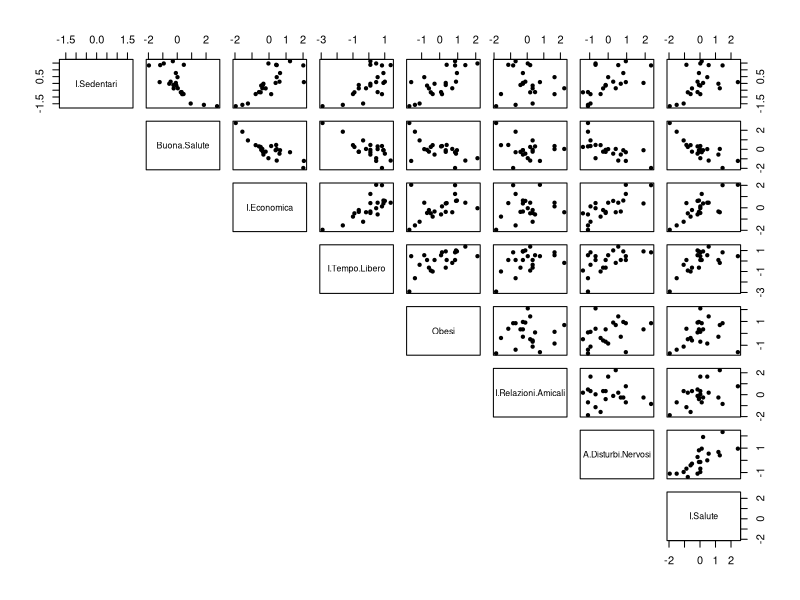
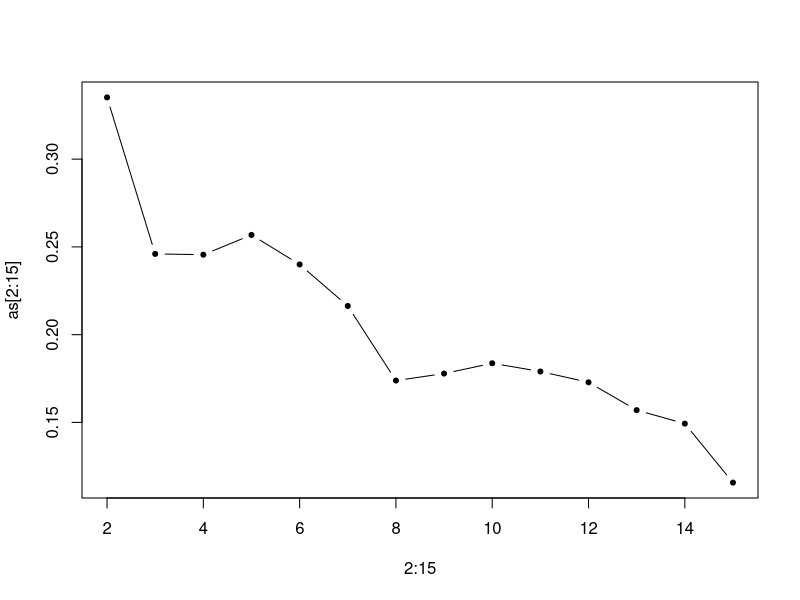
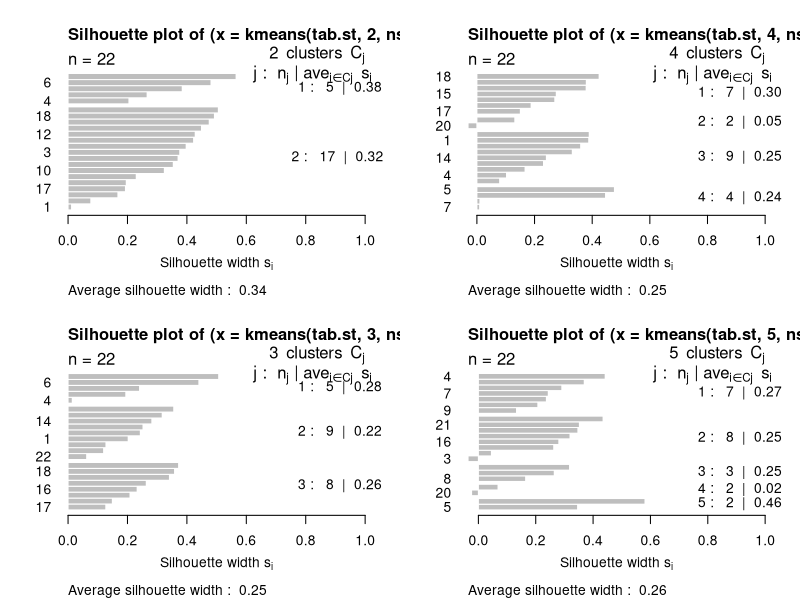
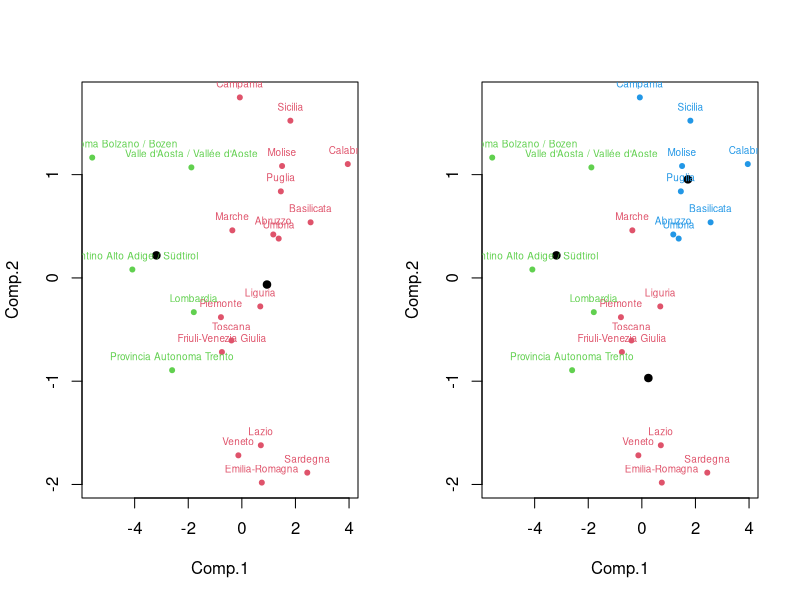
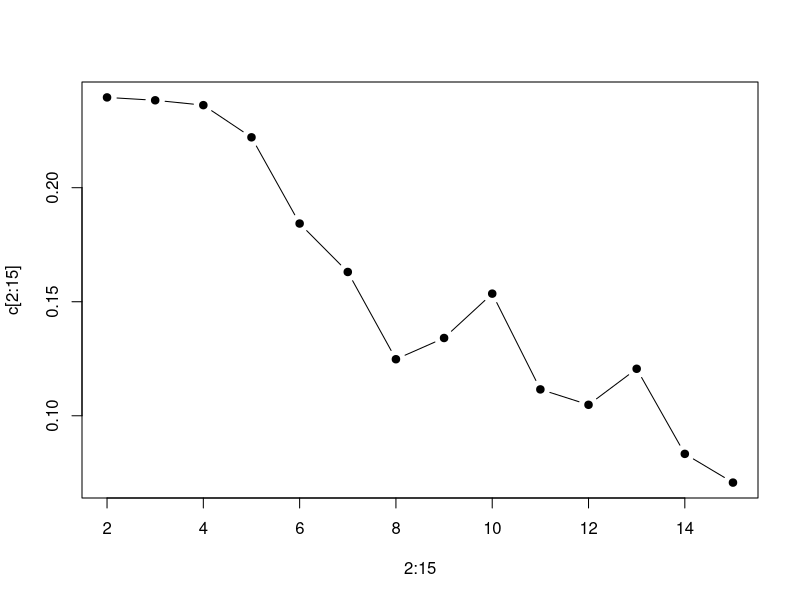
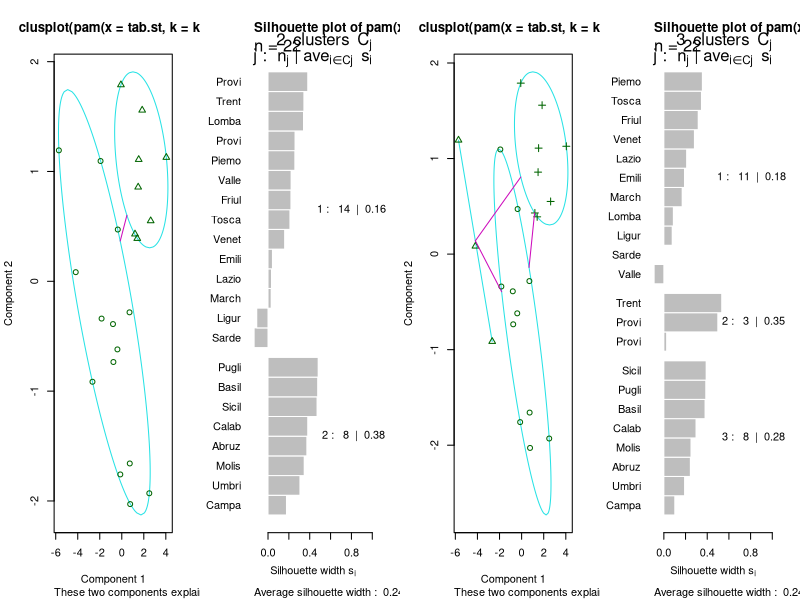
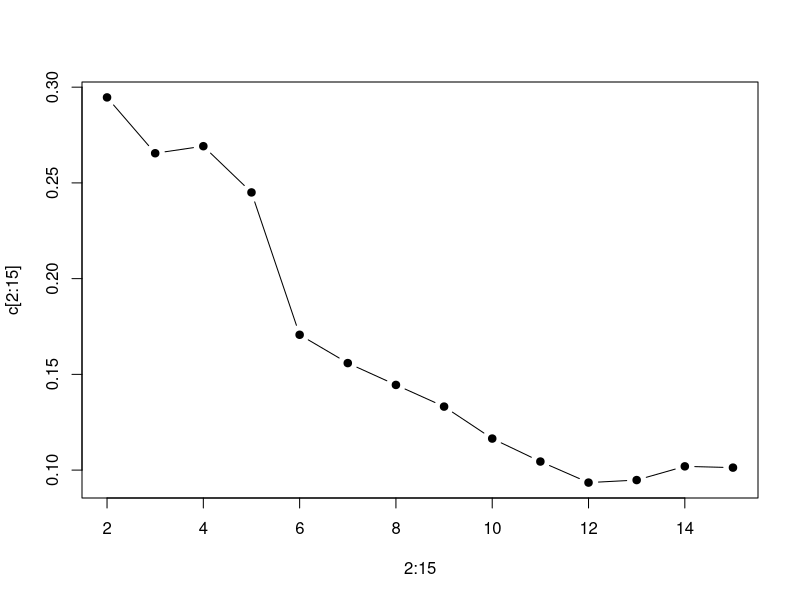
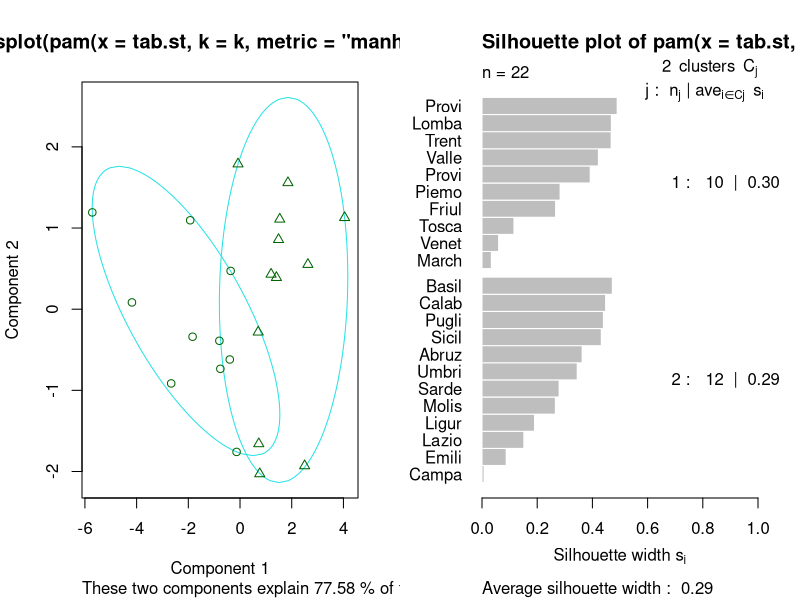

Source code (R) for these figures, in order:
tab=read.csv2("tabella.csv", row.names = 1) 
str(tab)
head(tab)
tab.st=data.frame(scale(tab))
plot(tab.st,lower.panel=NULL,pch=20)
round(cor(tab.st),2)

library(cluster)
library(MASS)

#---kmeans--- 
as=rep(0,15)
for(k in 2:15){
  cl=kmeans(tab.st,k,nstart=25)$cluster
  as[k]=mean(silhouette(cl,dist(tab.st))[,3])
}
plot(2:15,as[2:15],type="b",pch=20)

layout(matrix(1:4,2,2))
plot(silhouette(kmeans(tab.st,2,nstart=25)$cluster,dist(tab.st)))
plot(silhouette(kmeans(tab.st,3,nstart=25)$cluster,dist(tab.st)))
plot(silhouette(kmeans(tab.st,4,nstart=25)$cluster,dist(tab.st)))
plot(silhouette(kmeans(tab.st,5,nstart=25)$cluster,dist(tab.st)))
layout(1)

layout(t(1:2))
tab.km=kmeans(tab.st,2,nstart=25)
tab.pca=princomp(tab.st)
plot(tab.pca$scores, col=1+tab.km$cluster, pch=20)
points(predict(tab.pca,tab.km$centers),col="black",pch=19)
text(tab.pca$scores,labels=as.character(row.names(tab)),col=1+tab.km$cluster,pos=3,cex=0.6)

tab.km=kmeans(tab.st,3,nstart=25)
tab.pca=princomp(tab.st)
plot(tab.pca$scores, col=1+tab.km$cluster, pch=20)
points(predict(tab.pca,tab.km$centers),col="black",pch=19)
text(tab.pca$scores,labels=as.character(row.names(tab)),col=1+tab.km$cluster,pos=3,cex=0.6)
layout(1)

#---PAM---
c=rep(0,15)
for(i in 2:15){
  c[i]=pam(tab.st,i)$silinfo$avg.width
}
plot(2:15,c[2:15],type="b",pch=19) 

k=2
layout(t(1:4))
plot(pam(tab.st,k))

k=3
plot(pam(tab.st,k))
layout(1) 

#---PAM con distanza manhattan---
c=rep(0,15)
for(i in 2:15){
  c[i]=pam(tab.st,i,metric="manhattan")$silinfo$avg.width
}
plot(2:15,c[2:15],type="b",pch=19) 

k=2
layout(t(1:2))
plot(pam(tab.st,k,metric="manhattan"))

k=3
plot(pam(tab.st,k,metric="manhattan"))

k=4
plot(pam(tab.st,k,metric="manhattan"))
layout(1)

k=2
tab.pca=princomp(tab.st)
plot(tab.pca$scores,pch=19,col=1+pam(tab.st,k,metric="manhattan")$cluster)
text(tab.pca$scores,labels=as.character(row.names(tab)),col=1+pam(tab.st,k,metric="manhattan")$cluster,pos=3,cex=0.8)

summary(pam(tab.st,k,metric="manhattan"))
#---Metodi Gerarchici---
d<-dist(tab.st) 

layout(t(1:3))
tab.hcc=hclust(d,"complete") 
plot(tab.hcc,hang=-1,cex=0.6)
tab.hca=hclust(d,"average")
plot(tab.hca,hang=-1,cex=0.6)
tab.hcs=hclust(d,"single")
plot(tab.hcs,hang=-1,cex=0.6)
layout(1)

table(cutree(tab.hcs,10))
table(cutree(tab.hcs,6))

layout(t(1:2))
as=rep(0,15)
for(i in 2:15){
  tab.cut=cutree(tab.hca,i)
  as[i]=mean(silhouette(tab.cut,d)[,3])
}
plot(2:15,as[2:15],type="b")

as=rep(0,15)
for(i in 2:15){
  tab.cut=cutree(tab.hcc,i)
  as[i]=mean(silhouette(tab.cut,d)[,3])
}
plot(2:15,as[2:15],type="b")
layout(1)

layout(matrix(1:4,2,2))
tab.cut=cutree(tab.hcc,2)
plot(silhouette(tab.cut,d),col=heat.colors(2),border=par("fg"))

tab.cut=cutree(tab.hcc,3)
plot(silhouette(tab.cut,d),col=heat.colors(3),border=par("fg"))

tab.cut=cutree(tab.hca,2)
plot(silhouette(tab.cut,d),col=heat.colors(2),border=par("fg"))

tab.cut=cutree(tab.hca,3)
plot(silhouette(tab.cut,d),col=heat.colors(3),border=par("fg"))
layout(1)

tab.pca=princomp(tab.st)
plot(tab.pca$scores,col=1+cutree(tab.hcc,2),pch=20)
text(tab.pca$scores,labels=as.character(row.names(tab)),col=1+cutree(tab.hcc,2),pos=3,cex=0.6)

d<-dist(tab.st, method = "manhattan") 

layout(t(1:3))
tab.hcc=hclust(d,"complete") 
plot(tab.hcc,hang=-1,cex=0.6)
tab.hca=hclust(d,"average")
plot(tab.hca,hang=-1,cex=0.6)
tab.hcs=hclust(d,"single")
plot(tab.hcs,hang=-1,cex=0.6)
layout(1)

table(cutree(tab.hcs,10))
table(cutree(tab.hcs,6))

layout(t(1:2))
as=rep(0,15)
for(i in 2:15){
  tab.cut=cutree(tab.hca,i)
  as[i]=mean(silhouette(tab.cut,d)[,3])
}
plot(2:15,as[2:15],type="b")

as=rep(0,15)
for(i in 2:15){
  tab.cut=cutree(tab.hcc,i)
  as[i]=mean(silhouette(tab.cut,d)[,3])
}
plot(2:15,as[2:15],type="b")
layout(1)

layout(matrix(1:4,2,2))
tab.cut=cutree(tab.hcc,2)
plot(silhouette(tab.cut,d),col=heat.colors(2),border=par("fg"))

tab.cut=cutree(tab.hcc,3)
plot(silhouette(tab.cut,d),col=heat.colors(3),border=par("fg"))

tab.cut=cutree(tab.hca,2)
plot(silhouette(tab.cut,d),col=heat.colors(2),border=par("fg"))

tab.cut=cutree(tab.hca,3)
plot(silhouette(tab.cut,d),col=heat.colors(3),border=par("fg"))
layout(1)

tab.pca=princomp(tab.st)
plot(tab.pca$scores,col=1+cutree(tab.hcc,2),pch=20)
text(tab.pca$scores,labels=as.character(row.names(tab)),col=1+cutree(tab.hcc,2),pos=3,cex=0.6)
